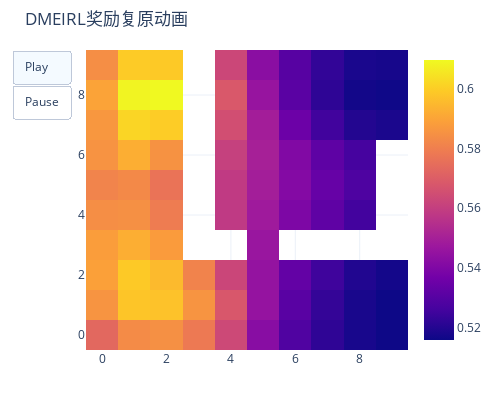

This figure's notebook cell:
### Code cell
world.ShowRewardsAnimation(rewards1,title='DMEIRL奖励复原动画')

### Figure 1 — Plotly figure (JSON) as saved in the notebook; plotly's stock layout.template omitted (floating-point values rounded to 4 significant figures)
{"data": [{"type": "heatmap", "z": [[0.5731, 0.5834, 0.5846, 0.5783, 0.5635, 0.5422, 0.5286, 0.5219, 0.5179, 0.5159], [0.5858, 0.5981, 0.5973, 0.5859, 0.5681, 0.5454, 0.5308, 0.5228, 0.518, 0.5158], [0.5891, 0.5991, 0.5954, 0.5812, 0.5625, 0.5452, 0.5331, 0.5248, 0.5195, 0.517], [0.5884, 0.5926, 0.5878, null, null, 0.5464, null, null, null, null], [0.5841, 0.5847, 0.5793, null, 0.5585, 0.548, 0.5395, 0.532, 0.5257, null], [0.5815, 0.5828, 0.5767, null, 0.5585, 0.5494, 0.5411, 0.5339, 0.528, null], [0.5855, 0.5925, 0.5853, null, 0.5608, 0.5501, 0.5404, 0.532, 0.5262, null], [0.5867, 0.6018, 0.5997, null, 0.5652, 0.5492, 0.5351, 0.5253, 0.5198, 0.5184], [0.5898, 0.6085, 0.6097, null, 0.5682, 0.5458, 0.5309, 0.5218, 0.5168, 0.5162], [0.5841, 0.5994, 0.599, null, 0.5628, 0.5426, 0.5302, 0.5226, 0.5182, 0.5176]]}], "layout": {"autosize": false, "height": 400, "margin": {"b": 50, "l": 20, "r": 20, "t": 50}, "title": {"text": "DMEIRL奖励复原动画"}, "updatemenus": [{"buttons": [{"args": [null, {"frame": {"duration": 10, "redraw": true}, "fromcurrent": true, "transition": {"duration": 1000}}], "label": "Play", "method": "animate"}, {"args": [[null], {"frame": {"duration": 0, "redraw": false}, "mode": "immediate", "transition": {"duration": 0}}], "label": "Pause", "method": "animate"}], "type": "buttons"}], "width": 500}}
